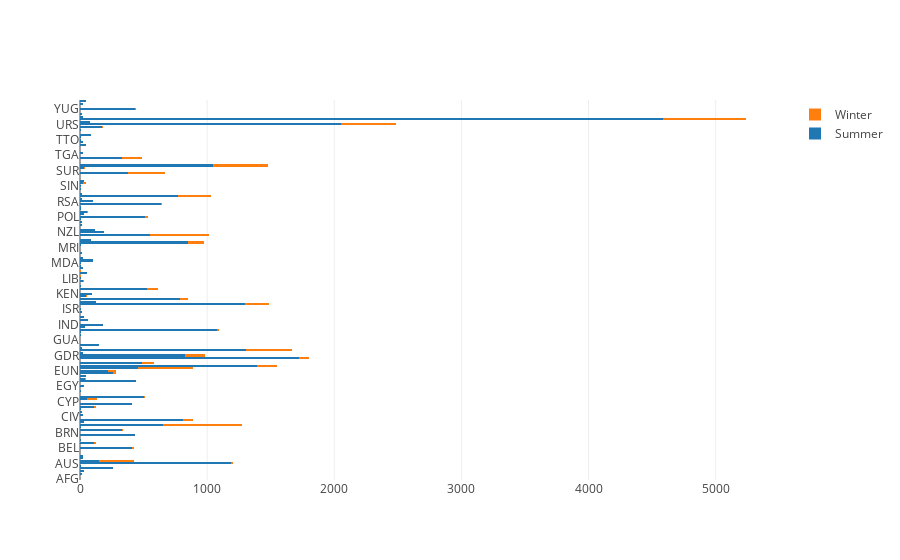

Source (notebook cell):
### Markdown cell above
### 5.2) Display a plot of the pivot table from part 5.1. The plot should be a stacked horizontal bar graph, with the medal count on the x axis and the country codes on the y axis.  (Don't worry about plot titles/labels).

### Code cell
# Your Code Here
# https://plot.ly/pandas/bar-charts/#basic-stacked-bar-chart
# https://plot.ly/python/horizontal-bar-charts/
import plotly
plotly.offline.init_notebook_mode(connected=True)
import plotly.graph_objs as go

data = [ 
        go.Bar(x = olympics_pivot2["Medal"]["Summer"], y = olympics_pivot2.index, name = "Summer", orientation = "h"),
        go.Bar(x = olympics_pivot2["Medal"]["Winter"], y = olympics_pivot2.index, name = "Winter", orientation = "h")
]
layout = go.Layout(barmode = "stack")
fig = go.Figure(data = data, layout = layout)
plotly.offline.iplot(fig, filename = "stacked histogram")

### Figure 1 — Plotly figure (JSON) as saved in the notebook; plotly's stock layout.template omitted (floating-point values rounded to 4 significant figures; data arrays with more than 128 entries replaced by an {"elided": "..."} marker saying what was removed)
{"data": [{"name": "Summer", "orientation": "h", "type": "bar", "x": {"elided": "148 int values"}, "y": {"elided": "148 str values"}}, {"name": "Winter", "orientation": "h", "type": "bar", "x": {"elided": "148 int values"}, "y": {"elided": "148 str values"}}], "layout": {"barmode": "stack"}}
